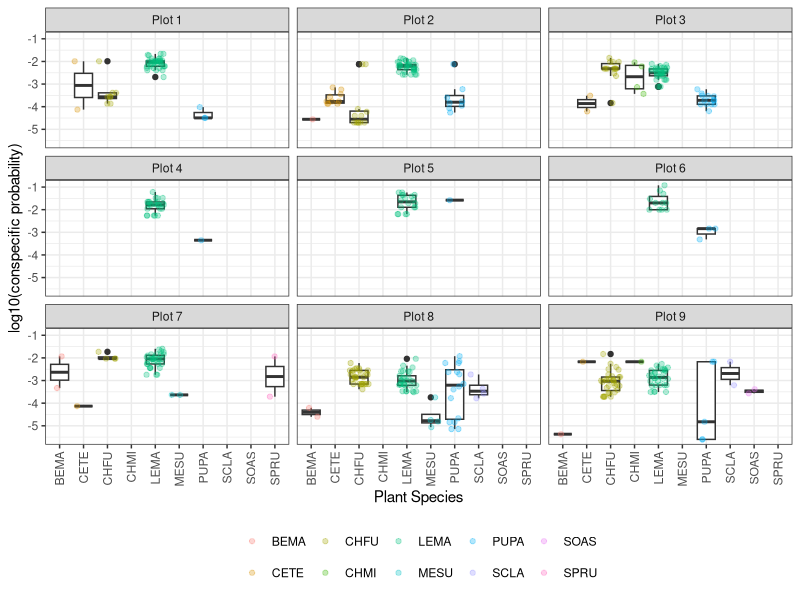

Recreate this plot in R. (Note: this script raises an error after producing the figure.)

library(tidyverse)

Prob_results <- read_csv("Processed_data/2020_NN_plant_stationary_prob_results.csv")

Prob_results$consp_prob <- round(Prob_results$consp_prob,10)
Prob_results$heter_prob <- round(Prob_results$heter_prob,10)

plot_labs <-c(
  "Plot 1",
  "Plot 2",
  "Plot 3",
  "Plot 4",
  "Plot 5",
  "Plot 6",
  "Plot 7",
  "Plot 8",
  "Plot 9"
)
names(plot_labs) <- c(
  '1',
  '2',
  '3',
  '4',
  '5',
  "6",
  '7',
  '8',
  "9"
)



library(RColorBrewer)

ggplot(Prob_results,aes(x=layer,y=log10(consp_prob)))+
  #geom_violin()+ 
  
  geom_boxplot()+geom_point(aes(color=layer),
                            position = "jitter",alpha=0.3)+
  scale_fill_brewer(palette = 'Paired')+
  theme_bw()+
  facet_wrap(vars(Plot),nrow = 3,ncol = 3,labeller=labeller(Plot= plot_labs))+
  xlab("Plant Species") + ylab("log10(conspecific probability)") +
  labs(color = NULL)+ theme(legend.position="bottom")+
  theme(axis.text.x = element_text(angle = 90, vjust = 0.5, hjust=1))



means <- aggregate((consp_prob) ~  layer + Plot,
                   Prob_results, mean)

#Test significance of differences
library(ggpubr)
Prob_results_exp <- Prob_results_ini
Prob_results_exp$layer[Prob_results_exp$layer == "BEMA"] <- "B. macrocarpa"
Prob_results_exp$layer[Prob_results_exp$layer == "CETE"] <- "C. tenuiflorum"
Prob_results_exp$layer[Prob_results_exp$layer == "CHFU"] <- "C. fuscatum"
Prob_results_exp$layer[Prob_results_exp$layer == "CHMI"] <- "C. mixtum"
Prob_results_exp$layer[Prob_results_exp$layer == "LEMA"] <- "L. maroccanus"
Prob_results_exp$layer[Prob_results_exp$layer == "MESU"] <- "M. sulcatus"
Prob_results_exp$layer[Prob_results_exp$layer == "PUPA"] <- "P. paludosa"
Prob_results_exp$layer[Prob_results_exp$layer == "SCLA"] <- "S. laciniata"
Prob_results_exp$layer[Prob_results_exp$layer == "SOAS"] <- "S. asper"
Prob_results_exp$layer[Prob_results_exp$layer == "SPRU"] <- "S. rubra"

# We add equiprobability line


nodes <- tibble(Plot = c(1:9), nodes = c(49,66,66,26,19,14,43,84,74)+
                            0*c(23,30,30,11,8,7,22,41,34))

Prob_results_exp_nodes <- Prob_results_exp %>% left_join(nodes, by = "Plot") 

ggplot(Prob_results_exp_nodes,
       aes(x=layer,y=(consp_prob)))+
  geom_boxplot()+
  geom_point(aes(color=layer),position = "jitter",alpha=0.3)+
  scale_fill_brewer(palette = 'Paired')+
  theme_bw()+scale_y_continuous(trans='log10')+
  stat_summary(fun=mean, colour="darkred", geom="point", 
               shape=18, size=3,show.legend = FALSE) + 
  #geom_text(data = means, aes(label = round(`(consp_prob)`,2), y = 0.1))+
  facet_wrap(vars(Plot),nrow = 3,ncol = 3,labeller=labeller(Plot= plot_labs))+
  #geom_hline(data = Prob_results_exp_nodes, aes(yintercept = 1/nodes),linetype ="dashed")+
  #ggtitle(paste0("Plot ",i)) +
  xlab("Plant Species") + ylab("Arrival probability of conspecific pollen")+
  labs(fill = NULL)+ theme(legend.position="none")+
  theme(axis.text.x = element_text(angle = 90, vjust=0.5, hjust=1))+ 
  theme(axis.text.x = element_text(face = "italic"))
#+stat_compare_means()

#Save 600 x 400

png("New_Figures/fig4_cons.png", width=1961*2, height = 1961*2*400/600, res=300*2)
ggplot(Prob_results_exp_nodes,
       aes(x=layer,y=(consp_prob)))+
  geom_boxplot()+
  geom_point(aes(color=layer),position = "jitter",alpha=0.3)+
  scale_fill_brewer(palette = 'Paired')+
  theme_bw()+scale_y_continuous(trans='log10')+
  stat_summary(fun=mean, colour="darkred", geom="point", 
               shape=18, size=3,show.legend = FALSE) + 
  #geom_text(data = means, aes(label = round(`(consp_prob)`,2), y = 0.1))+
  facet_wrap(vars(Plot),nrow = 3,ncol = 3,labeller=labeller(Plot= plot_labs))+
  #geom_hline(data = Prob_results_exp_nodes, aes(yintercept = 1/nodes),linetype ="dashed")+
  #ggtitle(paste0("Plot ",i)) +
  xlab("Plant Species") + ylab("Arrival probability of conspecific pollen")+
  labs(fill = NULL)+ theme(legend.position="none")+
  theme(axis.text.x = element_text(angle = 90, vjust=0.5, hjust=1))+ 
  theme(axis.text.x = element_text(face = "italic"))
dev.off()

means_plot <- aggregate((consp_prob) ~  Plot,
          Prob_results_exp, mean)

cor(means_plot$`(consp_prob)`,nodes$nodes,method = "spearman")
cor.test(means_plot$`(consp_prob)`,nodes$nodes,method = "spearman")

means <- aggregate((consp_prob) ~  layer,
                   Prob_results_exp, mean)

#Test significance of differences
library(ggpubr)

ggplot(Prob_results_exp,aes(x=layer,y=(consp_prob)))+
  geom_boxplot()+
  geom_point(aes(color=layer),position = "jitter",alpha=0.3)+
  scale_fill_brewer(palette = 'Paired')+
  theme_bw()+
  stat_summary(fun=mean, colour="darkred", geom="point", 
               shape=18, size=3,show.legend = FALSE) + 
  geom_text(data = means, aes(label = round(`(consp_prob)`,3), y = 0.135))+
  #facet_wrap(vars(Plot),nrow = 3,ncol = 3,labeller=labeller(Plot= plot_labs))+
  #ggtitle(paste0("Plot ",i)) +
  xlab("Plant Species") + ylab("Arrival probability of conspecific pollen")+ 
  labs(fill = NULL)+ theme(legend.position="none")+
  theme(axis.text.x = element_text(angle = 45, hjust = 1))
#+stat_compare_means()


##########################################

png("New_Figures/fig4_hter.png", width=1961*2, height = 1961*2*400/600, res=300*2)
ggplot(Prob_results_exp_nodes %>% mutate(heter_prob=heter_prob+1e-20),
       aes(x=layer,y=(heter_prob)))+
  geom_boxplot()+
  geom_point(aes(color=layer),position = "jitter",alpha=0.3)+
  scale_fill_brewer(palette = 'Paired')+
  theme_bw()+scale_y_continuous(trans='log10')+
  stat_summary(fun=mean, colour="darkred", geom="point", 
               shape=18, size=3,show.legend = FALSE) + 
  #geom_text(data = means, aes(label = round(`(consp_prob)`,2), y = 0.1))+
  facet_wrap(vars(Plot),nrow = 3,ncol = 3,labeller=labeller(Plot= plot_labs))+
  #geom_hline(data = Prob_results_exp_nodes, aes(yintercept = 1/nodes),linetype ="dashed")+
  #ggtitle(paste0("Plot ",i)) +
  xlab("Plant Species") + ylab("Arrival probability of heterospecific pollen")+
  labs(fill = NULL)+ theme(legend.position="none")+
  theme(axis.text.x = element_text(angle = 90, vjust=0.5, hjust=1))+ 
  theme(axis.text.x = element_text(face = "italic"))
dev.off()

means_plot <- aggregate((heter_prob) ~  Plot,
                        Prob_results_exp, mean)

cor(means_plot$`(heter_prob)`,nodes$nodes,method = "spearman")
cor.test(means_plot$`(heter_prob)`,nodes$nodes,method = "spearman")

means <- aggregate((heter_prob) ~  layer,
                   Prob_results_exp, mean)

#Test significance of differences
library(ggpubr)

ggplot(Prob_results_exp,aes(x=layer,y=(heter_prob)))+
  geom_boxplot()+
  geom_point(aes(color=layer),position = "jitter",alpha=0.3)+
  scale_fill_brewer(palette = 'Paired')+
  theme_bw()+
  stat_summary(fun=mean, colour="darkred", geom="point", 
               shape=18, size=3,show.legend = FALSE) + 
  geom_text(data = means, aes(label = round(`(heter_prob)`,3), y = 0.135))+
  #facet_wrap(vars(Plot),nrow = 3,ncol = 3,labeller=labeller(Plot= plot_labs))+
  #ggtitle(paste0("Plot ",i)) +
  xlab("Plant Species") + ylab("Arrival probability of heterospecific pollen")+ 
  labs(fill = NULL)+ theme(legend.position="none")+
  theme(axis.text.x = element_text(angle = 45, hjust = 1))
#+stat_compare_means()

#################

png("New_Figures/fig4_cons_VS_heter.png", width=1961*2, height = 1961*2*400/600, res=300*2)
ggplot(Prob_results_exp_nodes,# %>% filter(heter_prob>1e-20),
       aes(x=(consp_prob),y=(heter_prob)))+
  geom_abline(aes(slope= 1, intercept = 0),linetype ="dashed",color="deepskyblue", size=1.1)+
  geom_point(aes(color=layer),position="jitter",size=2,alpha=0.3)+
  scale_fill_brewer(palette = 'Paired')+
  theme_bw()+#scale_x_continuous(trans='log10')+scale_y_continuous(trans='log10')+
  # stat_summary(fun=mean, colour="darkred", geom="point", 
  #              shape=18, size=3,show.legend = FALSE) + 
  #geom_text(data = means, aes(label = round(`(consp_prob)`,2), y = 0.1))+
  facet_wrap(vars(Plot),nrow = 3,ncol = 3,labeller=labeller(Plot= plot_labs))+
  #ggtitle(paste0("Plot ",i)) +
  xlab("Arrival probability of conspecific pollen") + ylab("Arrival probability of heterospecific pollen")+
  labs(fill = NULL)+ theme(legend.position="none")+
  theme(axis.text.x = element_text(angle = 90, vjust=0.5, hjust=1))+ 
  theme(axis.text.x = element_text(face = "italic"))+
  labs(color = NULL)+ theme(legend.position="bottom")+
  theme(legend.text = element_text(face = "italic"))#+
  # theme(axis.text=element_text(size=15),  axis.title=element_text(size=15,face="bold"))+                                                                # Change font size
  # theme(strip.text.x = element_text(size = 15))+
  # theme(legend.text = element_text(size=15),legend.title=element_text(size=15))+ 
  # guides(fill = guide_legend(override.aes = list(size=2)))
dev.off()
